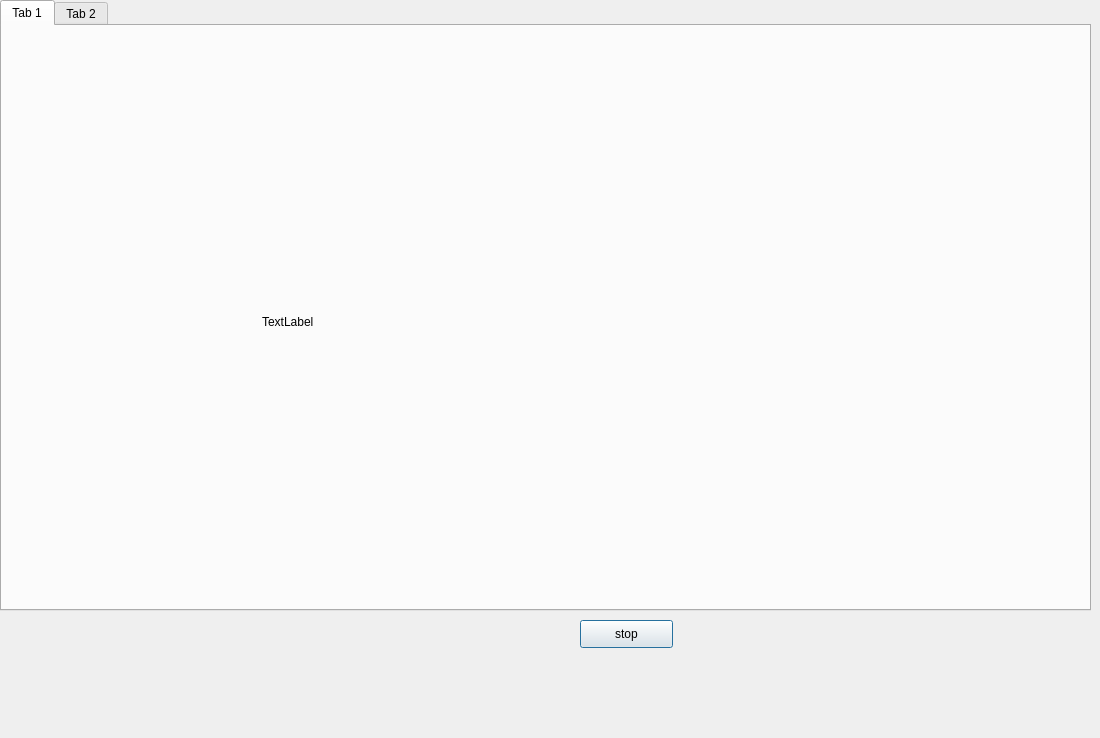
<?xml version="1.0" encoding="UTF-8"?>
<ui version="4.0">
 <class>Dialog</class>
 <widget class="QDialog" name="Dialog">
  <property name="geometry">
   <rect>
    <x>0</x>
    <y>0</y>
    <width>1100</width>
    <height>738</height>
   </rect>
  </property>
  <property name="windowTitle">
   <string>Dialog</string>
  </property>
  <widget class="QPushButton" name="stop">
   <property name="geometry">
    <rect>
     <x>580</x>
     <y>620</y>
     <width>93</width>
     <height>28</height>
    </rect>
   </property>
   <property name="text">
    <string>stop</string>
   </property>
  </widget>
  <widget class="QTabWidget" name="tabWidget">
   <property name="geometry">
    <rect>
     <x>0</x>
     <y>0</y>
     <width>1091</width>
     <height>611</height>
    </rect>
   </property>
   <widget class="QWidget" name="tab">
    <attribute name="title">
     <string>Tab 1</string>
    </attribute>
    <widget class="QLabel" name="FeedLabel">
     <property name="geometry">
      <rect>
       <x>260</x>
       <y>150</y>
       <width>591</width>
       <height>291</height>
      </rect>
     </property>
     <property name="text">
      <string>TextLabel</string>
     </property>
    </widget>
   </widget>
   <widget class="QWidget" name="tab_2">
    <attribute name="title">
     <string>Tab 2</string>
    </attribute>
   </widget>
  </widget>
 </widget>
 <resources/>
 <connections/>
</ui>
